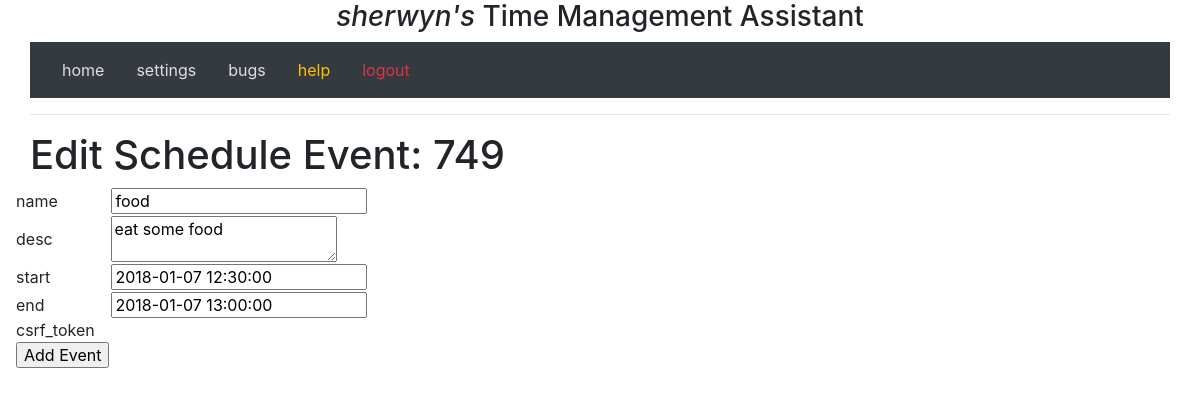
The app's page /edit_schedule_event/749 (signed in), older data.
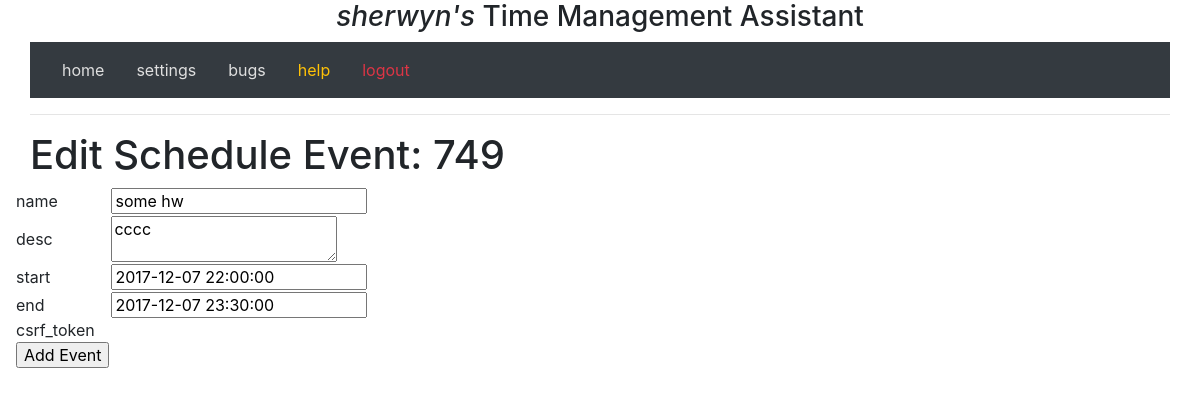
The same page, newer data.
### project/models.py (models this page shows, shortened)
class UserScheduleEvent(db.Model):
    __tablename__ = 'scheduleevents'
    user_id = db.Column(db.Integer, db.ForeignKey('users.id'))
    id = db.Column(db.Integer, primary_key=True)
    name = db.Column(db.String(128), nullable=True, index=True, unique=False)
    desc = db.Column(db.String(1024), nullable=True, index=True, unique=False)
    extra_info = db.Column(db.String(1024), nullable=True, index=True, unique=False)
    start = db.Column(db.DateTime)
    end = db.Column(db.DateTime)

### project/views.py (the view, shortened to what this page needs)
@app.route("/edit_schedule_event/<int:id>", methods=["GET", "POST"])
@login_required
def edit_schedule_event(id):
    event_query = current_user.scheduleevents.filter_by(id=id).first()
    if event_query == None:
        flash('ScheduleEvent ID: %i was not found' % id)
        return redirect(url_for('index'))
    form = EventForm(
                      name   = event_query.name
                     ,desc   = event_query.desc
                     ,start  = event_query.start
                     ,end    = event_query.end
                    )
    return render_template("edit_schedule_event.html", id=event_query.id, form=form)

### project/forms.py
class EventForm(FlaskForm):
    name  = StringField('Name', validators=[DataRequired()])
    desc  = TextAreaField('Description')
    start = DateTimeField('Start Date/Time')
    end   = DateTimeField('End Date/Time', validators=[Optional()])

### project/models.py (called while the page is built)
    @property
    def is_authenticated(self):
        return True

### project/views.py (called while the page is built)
@login_manager.user_loader
def load_user(id):
    return User.query.get(int(id))

### project/templates/edit_schedule_event.html (shortened to what this page needs)
{% extends 'base.html' %}
{% block content %}
<h1>Edit Schedule Event: {{ id }}</h1>
<form action="" method="post" name="edit" class="editform">
    <div class="row">
    <div class="form-group rounded border-0">
        <table>
            {% for field in form %}
            <tr>
                <td>{{ field.name }}</td>
                <td>{{ field() }}</td>
            </tr>
            {% endfor %}
            <tr>
                <td><input type="submit" value="Add Event"></td>
            </tr>
        </table>
   </div>
</form>
{% endblock %}

Row changes from the older to the newer data that the page shows:
changed UserScheduleEvent id 749: name "food" → "some hw"; desc "eat some food" → "cccc"; start "2018-01-07 12:30:00" → "2017-12-07 22:00:00"; end "2018-01-07 13:00:00" → "2017-12-07 23:30:00"
